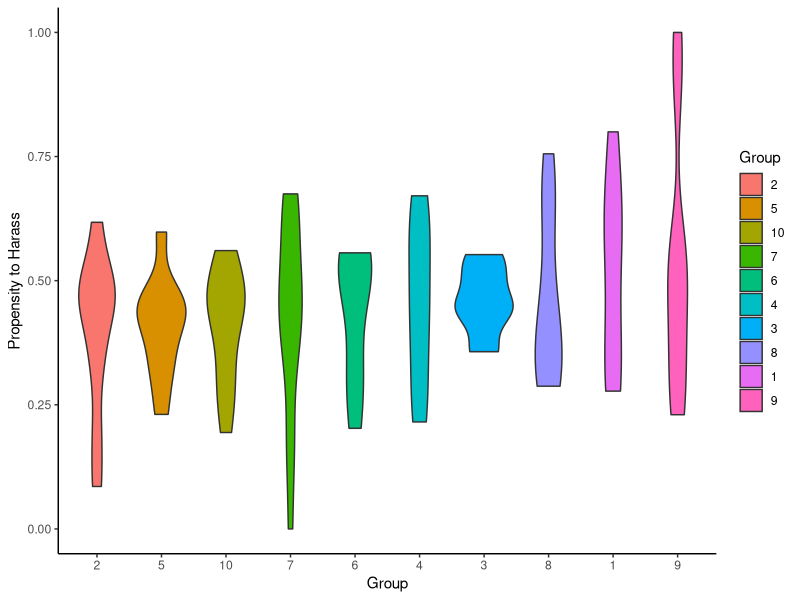
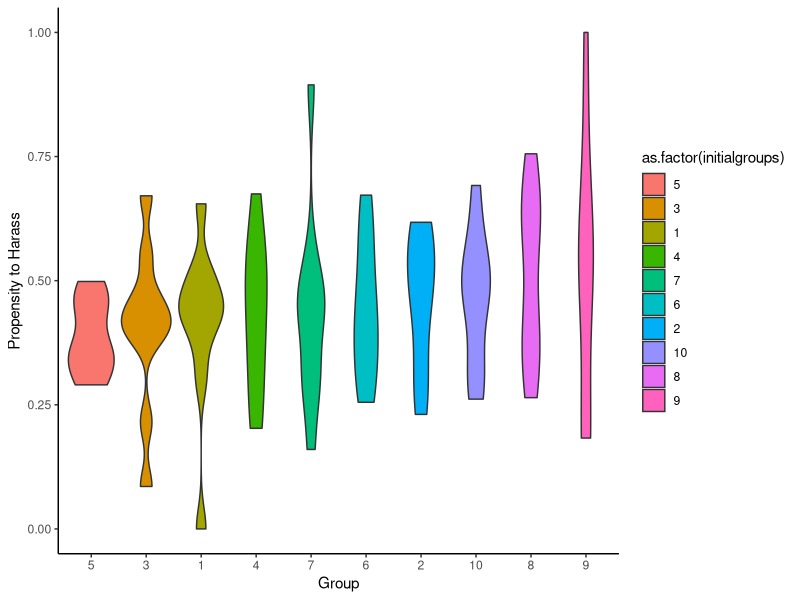
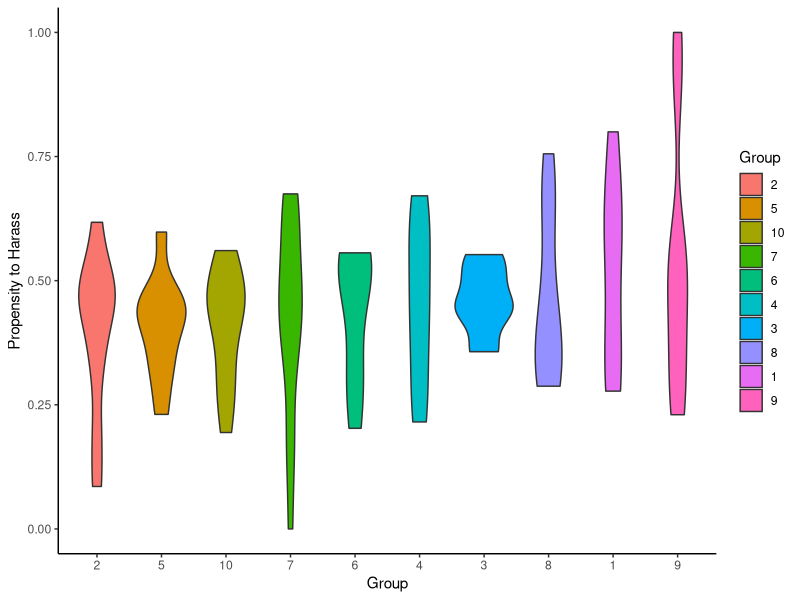

Write the R code that produced these figures, in order.
######Misogynistic Enclave Norms Model######
###Purpose: 
#Simulate the formation of "misogynistic enclaves",concentrated groups of sexual harassment perpetrators,
#and change in group norms based on agents moving to groups in order to minimize cost of intervention or harassment.

#Thompson sampling will be used to determine how agents move.

###Agents:
#2000 agents are randomly assigned to 40 initial groups of agents. 
#Later versions of the model will test different variations of group numbers and size. 
#For this reason, the population size, number of groups, and number of agents in each group will each be parameters.

#Each agent has a harassment probability H, which represents their probability of harassing, intervening (1-H) , and retaliating against intervention (H). 
#An H probability from 0-1 will be assigned to each agent using a beta distribution with alpha & beta parameters 10. 
#Conceptually, these values represent scores on the Rape Myth Acceptance Scale.  

#Agents also have an initial perception of each group's harassment norms, which will be a beta distribution (mean, standard deviation) that is the same for each group. This distribution will be updated throughout the model as agents observe behavior in their groups. 

###Life cycle:

##Behave: 
#Harass: Each agent will be given the opportunity to perpetrate harassment. 
#The likelihood that they do so will be probabilistic, based on their H value.

#Intervene: For every harassing agent, all other agents in that agent's group will be given the opportunity to intervene against the harassing agent. 
#The likelihood that they do so will be probabilistic, based on 1-H value.

#Retaliate: Finally, all agents in the group aside from any who intervened will have the opportunity to retaliate against the intervening agents. 
#The likelihood that they do so will be probabilistic, based on their H value.

##Observe: 
#Agents will observe and store any instance in which they are intervened against or retaliated against by other agents in their group.

#Agents will use these observations to update their perception of norms in the groups. 
#If an agent is targeted by another agent in the group (i.e. intervened upon when harassing or retaliated against for intervening), this will be considered a failure,  and the observation will be used to update the focal agents' beta distribution for that group. 
#In that group, the beta distribution will now reflect a lower probability of success.
#If an agent is not targeted by any other agent in the group (i.e. able to harass without intervention or intervene without retaliation), this will be considered a success, and the observation will be used to update the focal agents' beta distribution for that group.  
#In that group, the beta distribution will now reflect a higher probability of success. 

##Move: 
#Agents will draw a random sample from their beta distributions for each group. 
#The agent will move to the group from which the highest value (which represents the greatest likelihood of not being targeted in the group) is selected. 
#They will behave in and observe this group during the next round of the model. 
#(This is essentially Thompson sampling)

##Repeat:
#Agents will repeat the life cycle between 1 - 10,000 times. 

### Analysis Plan

##Group norm variation:
#The change in the distribution of group norms during the course of the model (i.e. are there more extreme groups after the model is run).

##Group similarity:
#Do groups consist of agents who are more similar to each other after the model is run?

##Rate of harassment, intervention, and retaliation
#What are the rates of harassment, intervention, and retaliation, respectively, within groups and overall, before and after the model is run?


######Packages######
library(ggplot2)

######Parameters######
#number of groups
groupnum <- 10

#agents per group
groupsize <- 10

#number of agents
popsize <- (groupnum*groupsize)

#number of opportunities to move groups 
rounds <- 100


######Functions######

#Agent Generation
agentgenerate<- function(popsize,groupnum){
  #assign each agent a PIN
  PIN <- sample(1:popsize)
  
  #assign each agent a  group 
  group <- sample(rep(1:groupnum, groupsize))
  
  #assign each agent a random H-value between 0 and 1using a normal distribution
  h<-rnorm(popsize,0,1)
  h<-h+abs(min(h))
  h<-h/max(h)
           
  
  #Make data frame to store agents' group, h value, and most recent behavior
  agents<- data.frame(PIN, group, h, "harass" = 0, "intervene" = 0,"retaliate" = 0 )
  
  return(agents)
}

#check how many agents are in each group
#n<-tapply(agents$PIN,agents$group,function(x) length(x))

######Model Start######

#####Agents#####
#Generate agents
agents <- agentgenerate(popsize, groupnum)

#Store agents' initial groups 
agents$initialgroups <- agents$group


#Create a matrix to store agents' alpha [[1]] and beta [[2]] values for the beta distributions of each group's norms 
#With initial beta distributions of alpha = 1 and beta = 1 (flat)
distmatrix <-  list(matrix(data = 1, nrow = popsize, ncol = groupnum),matrix(data = 1, nrow = popsize, ncol = groupnum))

#Create a blank data frame to store the overall behavior of agents in each group
gbehave <- data.frame("group"= 0, "harass" = 0, "intervene" = 0,"retaliate" = 0 )

#Create a blank data frame to store the history of agent behavior in each group
gbehavehist <- data.frame("group"= 0, "harass" = 0, "intervene" = 0,"retaliate" = 0 )


#####Life Cycle#####

#For however many rounds...
for(r in 1:rounds){
  
  #For every group...
  for(g in 1:groupnum){
    
    ####Behave####
    #make a list of group members... 
    groupmem <- which(agents$group==g)
    
    if(length(groupmem)>0){
      #and generate the behavior of every agent in the group:
      
      ##Harass  
      for(a in groupmem){
        
        #If a random value drawn from a normal distribution is less than or equal to the focal agent's h-value... 
        #the agent's harass number is changed to a value of 1 to represent perpetration of harassment
        if(rbinom(1,1,agents$h[a])){
          agents$harass[a] <- 1
          
          #and the sum of harassers in the focal group is increased by 1
          gbehave$harass <- gbehave$harass + 1
          
        }
      }
      
      
      ##Intervene
      for(a in groupmem){
        
        #If the sum of harassers minus the value of self > 0, the focal agent may intervene...
        if((gbehave$harass - agents$harass[a])>0){
          
          #If a random value drawn from a normal distribution is less than or equal to the focal agent's h-value... 
          #the agent's intervene number is changed to a value of 1 to represent intervention
          if(rbinom(1,1,(1-agents$h[a]))){
            agents$intervene[a] <- 1
            
            #and the sum of interveners in the focal group is increased by 1
            gbehave$intervene <- gbehave$intervene + 1 
            
          }
        }
      }
      
     
      ##Retaliate
      for(a in groupmem){
        
        #If the sum of interveners minus the value of self > 0, the focal agent may retaliate...
        if((gbehave$intervene - agents$intervene[a])>0){
          
          #If a random value drawn from a normal distribution is less than or equal to the focal agent's h-value... 
          #the agent's retaliate number is changed to a value of 1 to represent retaliation
          if(rbinom(1,1,agents$h[a])){
            agents$retaliate[a] <- 1
            
            #and the sum of interveners in the focal group is increased by 1
            gbehave$retaliate <- gbehave$retaliate + 1 
            
          }
        }
      }
      
      ####Observe####
      
      for(a in groupmem){
        
        #If the focal agent harassed...
        if(agents[a,"harass"]==1){
          
          #set their Beta = Beta + # of agents who intervened
          distmatrix[[2]][a,g] <- as.numeric(distmatrix[[2]][a,g] + gbehave["intervene"])
          
          #and set their Alpha = Alpha + # of agents who did not intervene
          distmatrix[[1]][a,g] <- as.numeric(distmatrix[[1]][a,g] + (length(groupmem) - gbehave["intervene"]))
          
        }
        
        #If the focal agent intervened...
        if(agents[a,"intervene"]==1){
          
          #set their Beta = Beta + # of agents who retaliated
          distmatrix[[2]][a,g] <- as.numeric(distmatrix[[2]][a,g] + gbehave["retaliate"])
          
          #and set their Alpha = Alpha + # of agents who did not retaliate
          distmatrix[[1]][a,g] <- as.numeric(distmatrix[[1]][a,g] + (groupsize - gbehave["retaliate"]))
          
        }
        
        #Reset the agents' behaviors for the next round
        agents[a, 4:6] <- 0
        
      } 
    
      #Label gbehave with the focal group number
      gbehave[,1] <- g
      
      #Store agent behavior in gbehavehist
      gbehavehist <- rbind(gbehavehist,gbehave)
      
      #Clear gbehave for the next round
      gbehave[,1:4] <- 0
    }
  }
  
  
  ####Move####
  
  #Every agent draws a random sample...  
  for(a in 1:nrow(agents)){
    
    #Draw a belief for each group
    gbeliefs<-rbeta(groupnum,distmatrix[[1]][a,],distmatrix[[2]][a,])
    
    #The focal agent will move to the group from which the highest value is selected. 
    agents[a,"group"] <- which.max(gbeliefs)
    
    #(This represents the greatest likelihood of not being targeted in the group.)
    #The agent will behave in and observe this group during the next round of the model.
  }
}


####Analysis####

#Set groups as a factor
agents$group<-factor(agents$group,levels=sort(unique(agents$group))[order(tapply(agents$h,agents$group,mean))])

agents$initialgroups<-factor(agents$initialgroups,levels=sort(unique(agents$initialgroups))[order(tapply(agents$h,agents$initialgroups,mean))])

#Plot the h values of group members
qplot(group,h,fill=as.factor(group),data=agents,geom="blank",xlab = "Group", ylab = "Propensity to Harass")+geom_violin()+theme_classic()+scale_fill_discrete(name="Group")
ggsave("10x10x100.jpeg", plot=last_plot(), width=150, height=110, units="mm", path ="C:/Users/delan/Documents/R/misogynistic_enclave_norms", scale = 1, dpi=300, limitsize=TRUE)

#Plot the h values of initial group members
qplot(initialgroups,h,fill=as.factor(initialgroups),data=agents,geom="blank",xlab = "Group", ylab = "Propensity to Harass")+geom_violin()+theme_classic()

#Calculate overall h value differences between groups
hanova <- anova(aov(h~as.factor(group),data=agents))

#Calculate overall h value differences between the initial groups
hanovainitial <- anova(aov(h~as.factor(initialgroups),data=agents))

#Calculate the mean h in each group
hmean<-tapply(agents$h,agents$group,function(x) mean(x))

#Calculate the mean h of in the initial groups
initialmean<-tapply(agents$h,agents$initialgroups,function(x) mean(x))

#Calculate the variance of h in each group
hvar<-tapply(agents$h,agents$group,function(x) var(x))

#Calculate the variance of h in the initial groups
initialhvar <- tapply(agents$h,agents$initialgroups,function(x) var(x))

#set group levels as factor
groups <- factor(agents$group)

#Conduct a pairwise comparison of h levels in each group
hpairwise <- pairwise.t.test(agents$h, groups, p.adj = "none")
